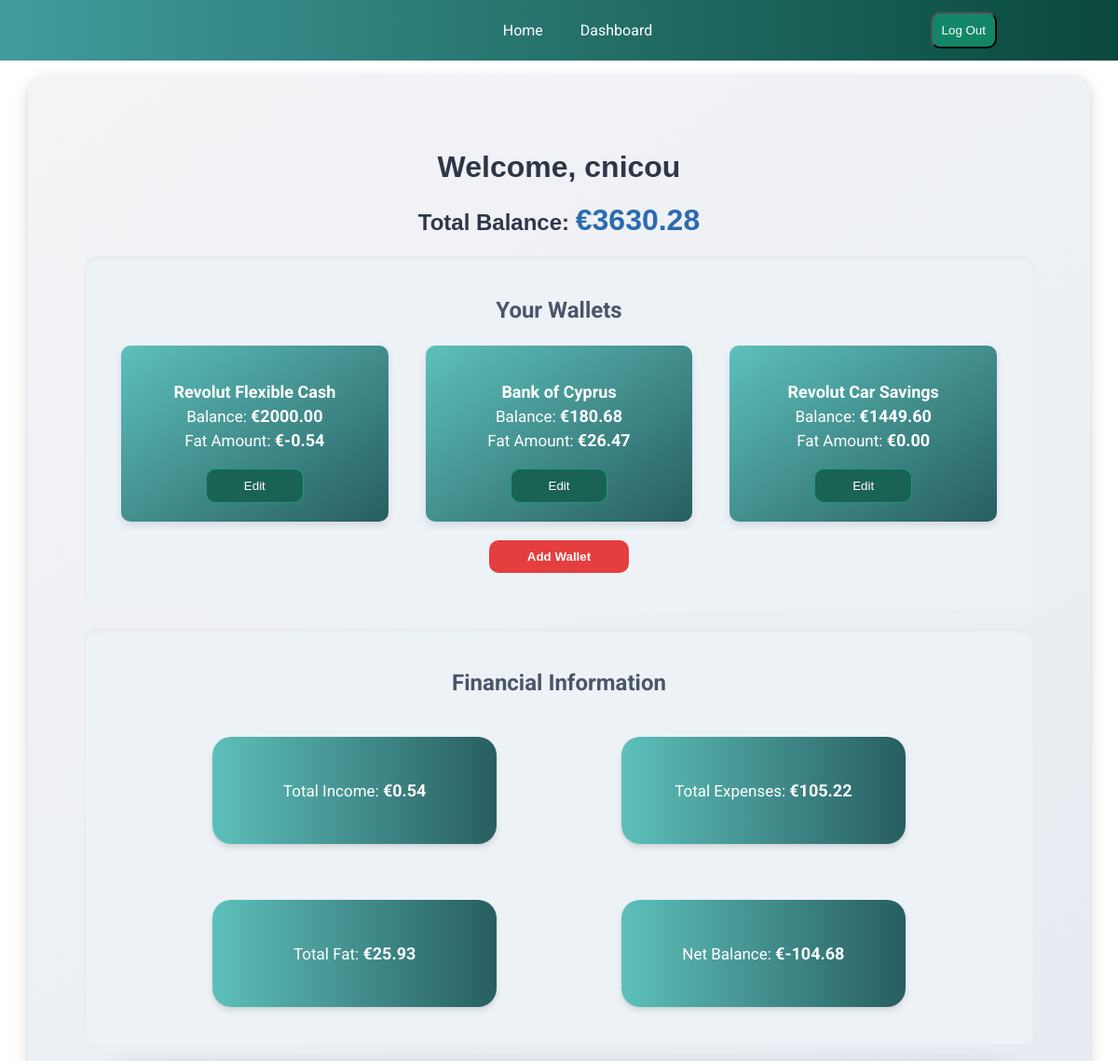
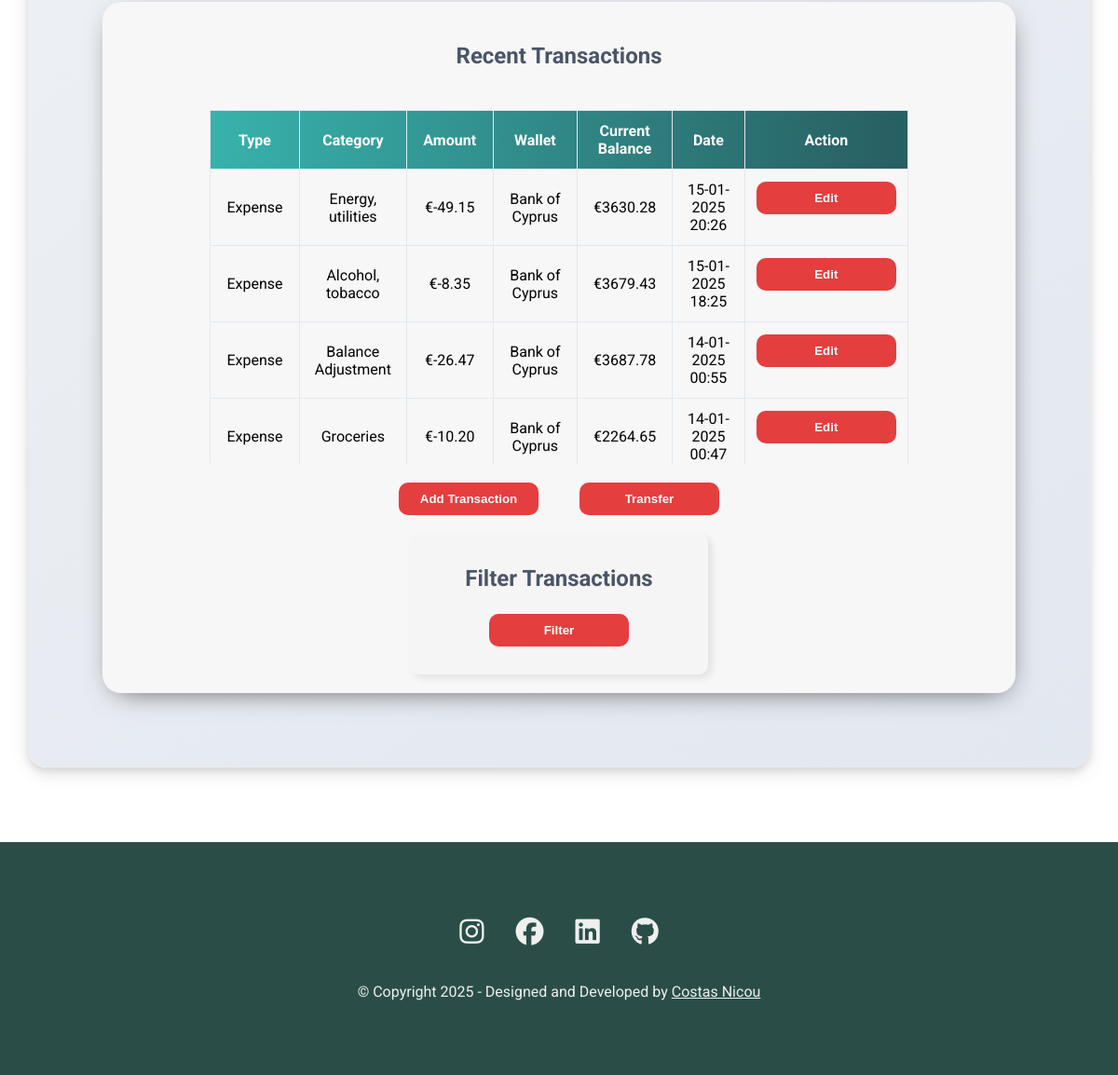
The page /dashboard/cnicou/ (signed in) on the database its author committed (2 pictures, top to bottom).
### dashboard/models.py (models this page shows, shortened)
class Wallet(models.Model):
    CATEGORY_CHOICES = [
        ('Cash', 'Cash'),
        ('Debit Card', 'Debit Card'),
        ('Credit Card', 'Credit Card'),
        ('Bank Account', 'Bank Account'),
    ]
    user = models.ForeignKey(User, on_delete=models.CASCADE, related_name='wallets')
    name = models.CharField(max_length=100)
    category = models.CharField(max_length=50, choices=CATEGORY_CHOICES)
    balance = models.DecimalField(max_digits=10, decimal_places=2, default=0.00)
    def __str__(self):
        return self.name

class Fat(models.Model):
    wallet = models.OneToOneField(Wallet, on_delete=models.CASCADE, related_name='fat')
    amount = models.DecimalField(max_digits=10, decimal_places=2, default=0.00)

class Transaction(models.Model):
    TYPE_CHOICES = [
        ('Income', 'Income'),
        ('Expense', 'Expense'),
    ]
    CATEGORY_CHOICES = [
        ('Food & Drinks', [
            ('Bar, cafe','Bar, cafe'),
            ('Groceries','Groceries'),
            ('Restaurant, fast-food','Restaurant, fast-food'),
        ]),
        ('Shopping', [
            ('Clothes & Shoes','Clothes & Shoes'),
            ('Drug-store, chemist','Drug-store, chemist'),
            ('Restaurant, fast-food','Restaurant, fast-food'),
            ('Electronics, accessories','Electronics, accessories'),
            ('Free time','Free time'),
            ('Gifts, joy','Gifts, joy'),
            ('Stationary, tools','Stationary, tools'),
        ]),
        ('Housing', [
            ('Energy, utilities','Energy, utilities'),
            ('Maintenance, repairs','Maintenance, repairs'),
            ('Property insurance','Property insurance'),
            ('Rent','Rent'),
            ('Services','Services'),
        ]),
        ('Transportation', [
            ('Business trips','Business trips'),
            ('Long Distance','Long Distance'),
            ('Public transport','Public transport'),
            ('Taxi','Taxi'),
        ]),
        ('Vehicle', [
            ('Fuel', 'Fuel'),
            ('Leasing', 'Leasing'),
            ('Parking', 'Parking'),
            ('Rentals', 'Rentals'),
            ('Vehicle insurance', 'Vehicle insurance'),
            ('Vehicle maintenance', 'Vehicle maintenance'),
            ('Rentals', 'Rentals'),
        ]),
        ('Life & Entertainment', [
            ('Active sport, fitness', 'Active sport, fitness'),
            ('Alcohol, tobacco', 'Alcohol, tobacco'),
            ('Books, audio, subscriptions', 'Books, audio, subscriptions'),
            ('Charity, gifts', 'Charity, gifts'),
            ('Culture, sport events', 'Culture, sport events'),
            ('Education, development', 'Education, development'),
            ('Health care, doctor', 'Health care, doctor'),
            ('Hobbies', 'Hobbies'),
            ('Life Events', 'Life Events'),
            ('Lottery, gambling', 'Lottery, gambling'),
            ('TV, steaming', 'TV, steaming'),
            ('Wellness, beauty', 'Wellness, beauty'),
        ]),
        ('Communication, PC', [
            ('Internet', 'Internet'),
            ('Phone, cell phone', 'Phone, cell phone'),
            ('Postal services', 'Postal services'),
            ('Software, apps, games', 'Software, apps, games'),
        ]),
        ('Financial expenses', [
            ('Advisory', 'Advisory'),
            ('Charges, fees', 'Charges, fees'),
            ('Postal services', 'Postal services'),
            ('Child Support', 'Child Support'),
            ('Fines', 'Fines'),
            ('Insurances', 'Insurances'),
            ('Loan, interests', 'Loan, interests'),
            ('Taxes', 'Taxes'),
        ]),
        ('Investments', [
            ('Collections', 'Collections'),
            ('Financial Investments', 'Financial Investments'),
            ('Realty', 'Realty'),
            ('Savings', 'Savings'),
            ('Vehicles, chattels', 'Vehicles, chattels'),
        ]),
         ('Income', [
            ('Wage, invoices', 'Wage, invoices'),
            ('Sale', 'Sale'),
            ('Checks, coupons', 'Checks, coupons'),
            ('Child Support', 'Child Support'),
            ('Dues & grants', 'Dues & grants'),
            ('Gifts', 'Gifts'),
            ('Interest, dividents', 'Interest, dividents'),
            ('Lending, renting', 'Lending, renting'),
            ('Lottery, gambling', 'Lottery, gambling'),
            ('Refunds (tax,purchase)', 'Refunds (tax,purchase)'),
            ('Rental Income', 'Rental Income'),
        ]),
        ('Balance Adjustment','Balance Adjustment'),
        ('Other','Other'),
    ]
    wallet = models.ForeignKey(Wallet, on_delete=models.CASCADE, related_name='transactions')
    type = models.CharField(max_length=10, choices=TYPE_CHOICES)
    category = models.CharField(max_length=100)  # Main category
    amount = models.DecimalField(max_digits=10, decimal_places=2)
    timestamp = models.DateTimeField(auto_now_add=True)
    total_balance = models.DecimalField(max_digits=15, decimal_places=2, default=Decimal('0.00'))  # New field

### dashboard/views.py (the view, shortened to what this page needs)
# urls.py: path('<str:user>/', views.dashboard, name='dashboard'),
@login_required
def dashboard(request,user):
    if request.user.username != user:
        return render(request, "403.html", status=403)
    wallet_form = WalletForm()
    transaction_form = TransactionForm(user=request.user)
    is_dashboard = True
    wallets = Wallet.objects.filter(user=request.user)
    wallet_forms = {wallet.id: WalletForm(instance=wallet) for wallet in wallets}
    transactions = Transaction.objects.filter(wallet__user=request.user).order_by('-timestamp')
    for transaction in transactions:
        transaction.edit_form = TransactionForm(instance=transaction, user=request.user)
    total_fat = Decimal(Fat.objects.aggregate(total=Sum('amount'))['total'] or Decimal('0.00'))
    total_balance = Decimal(sum(Decimal(wallet.balance) for wallet in wallets))
    total_income = Decimal(Transaction.objects.filter(wallet__user=request.user, type='Income').aggregate(total=Sum('amount'))['total'] or Decimal('0.00'))
    total_expenses = Decimal(Transaction.objects.filter(wallet__user=request.user, type='Expense').aggregate(total=Sum('amount'))['total'] or Decimal('0.00'))
    net_balance = Decimal(total_income) - Decimal(total_expenses)
    transferform = WalletTransferForm()
    transferform.fields['source_wallet'].queryset = Wallet.objects.filter(user=request.user)
    transferform.fields['destination_wallet'].queryset = Wallet.objects.filter(user=request.user)
    filter_transactions_form = TransactionFilterForm(data=request.GET, user=request.user)
    if filter_transactions_form.is_valid():
        start_date = filter_transactions_form.cleaned_data.get('start_date')
        end_date = filter_transactions_form.cleaned_data.get('end_date')
        wallet = filter_transactions_form.cleaned_data.get('wallet')
        category = filter_transactions_form.cleaned_data.get('category')
        transaction_type = filter_transactions_form.cleaned_data.get('type')
        if transaction_type:
            transactions = transactions.filter(type=transaction_type)
        if start_date:
            start_datetime = timezone.make_aware(datetime.combine(start_date, datetime.min.time()))
            transactions = transactions.filter(timestamp__gte=start_datetime)
        if end_date:
            end_date = timezone.make_aware(datetime.combine(end_date, datetime.max.time()))
            transactions = transactions.filter(timestamp__lte=end_date)
        if wallet:
            transactions = transactions.filter(wallet=wallet)
        if category:
            transactions = transactions.filter(category=category)
        if 'reset-btn' in request.GET:
            return redirect('dashboard')
    return render(request, 'dashboard/dashboard.html', {
        'wallets': wallets,
        'wallet_forms': wallet_forms,
        'transactions': transactions,
        'total_balance': total_balance,
        'wallet_form': wallet_form,
        'transaction_form': transaction_form,
        'total_income': total_income,
        'total_expenses': total_expenses,
        'net_balance': net_balance,
        'total_fat': total_fat,
        'transferform':transferform,
        'filter_transactions_form':filter_transactions_form,
        'user': request.user,
        'is_dashboard':is_dashboard,
    })

### dashboard/templates/dashboard/dashboard.html (shortened to what this page needs)
{% extends 'dashboard/base.html'%}
{% load custom_filters %}
{% load static %}
{% block main %}
<div class="dashboard wrapper  ">
    <h1>Welcome, {{ user.username }}</h1>
    <h2>Total Balance: <span class="total-balance">€{{ total_balance }}</span></h2>
    <section class="wallet-section dashboard-shadow">
        <h3>Your Wallets</h3>
        <div class="wallets">
            <div class="wallet-flex">
                {% for wallet in wallets %}
                    <div class="wallet">
                        <p>
                        <span class="wallet-header"><strong>{{ wallet.name }}</strong></span><br>
                        Balance: <span class="wallet-amount"> €{{ wallet.balance }}</span><br>
                        {% if wallet.fat %}
                        Fat Amount: <span class="wallet-amount"> €{{ wallet.fat.amount }}</span>
                        {% else %}
                            No Fat data available.
                        {% endif %}
                        </p>
                        <button type="button" class="wallet-btn open-edit-wallet-modal" onclick="openEditWalletModal({{ wallet.id }})" data-toggle="modal" data-target="#editWalletModal{{ wallet.id }}">
                            Edit
                        </button>
                    </div>
                    {% empty %}
                      <p>No Wallets available</p>
                {% endfor %}
            </div>
            <button class="dashboard-btn open-wallet-modal show-form" onclick="openWalletModal()">Add Wallet</button>
        </div>
    </section>
    <section class="sum dashboard-shadow">
        <h3>Financial Information</h3>
        <div class="dashboard-flex">
            <div class="dashboard-view income">
                <p>Total Income: <span class="dashboard-amount">€{{ total_income|default:0.00|floatformat:2 }}</span></p>
            </div>
            <div class="dashboard-view expenses">
                <p>Total Expenses:  <span class="dashboard-amount">€{{ total_expenses|default:0.00|floatformat:2 }}</span></p>
            </div>
            <div class="dashboard-view fat">
                <p>Total Fat: <span class="dashboard-amount">€{{ total_fat|default:0.00|floatformat:2  }}</span></p>
            </div>
            <div class="dashboard-view net">
                <p>Net Balance: <span class="dashboard-amount">€{{ net_balance|default:0.00|floatformat:2  }}</span></p>
            </div>
        </div>
    </section>
    <section class="transactions-section dashboard-shadow">
        <h3>Recent Transactions</h3>
        <div class="transaction-section-wrapper">
            <table border="1">
                <thead>
                    <tr>
                        <th width="100">Type</th>
                        <th width="100">Category</th>
                        <th width="100">Amount</th>
                        <th width="100">Wallet</th>
                        <th width="100">Current Balance</th>
                        <th width="150">Date</th>
                        <th width="100">Action</th>
                    </tr>
                </thead>
                <tbody>
                    {% for transaction in transactions %}
                        <tr>
                            <td class="transaction-type">{{ transaction.type }}</td>
                            <td>{{ transaction.category }}</td>
                            <td>
                                {% if transaction.type == "Expense" or transaction.category == "Balance Adjustment Decrease" %}
                                    €-{{ transaction.amount }}
                                {% else %}
                                    €+{{ transaction.amount }}
                                {% endif %}
                            </td>
                            <td>{{ transaction.wallet.name }}</td>
                            <td>€{{ transaction.total_balance }}</td>
                            <td>{{ transaction.timestamp|date:"d-m-Y H:i" }}</td>
                            <td>
                                {% if transaction.type == 'Transfer' %}
                                    <p>No Action</p>
                                {% else %}
                                    <button type="button" class="dashboard-btn transfer-edit"  onclick="openEditTransModal({{ transaction.id }})" data-toggle="modal" data-target="#editTransactionModal{{ transaction.id }}">
                                        Edit
                                    </button>
                                {% endif %}
                            </td>
                        </tr>
                        {% empty %}
                        <tr>
                            <td colspan="7">No transactions available.</td>
                        </tr>
                    {% endfor %}
                </tbody>
            </table>
        </div>
        <button class="dashboard-btn open-trans-modal show-form" onclick="openTransModal()">Add Transaction</button>
        <button class="dashboard-btn open-transfer-modal show-form" onclick="openTransferModal()">Transfer</button>
        <div class="filter-transactions">
            <h3>Filter Transactions</h3>
            <button onclick="openfilterTransModal()" class="open-filter-form dashboard-btn" >Filter</button>
        </div>
    </section>
</div>
{% endblock %}

### rows shown on the page
Wallet: name "Revolut Flexible Cash", balance "2000.00", fat.amount "-0.54"
Wallet: name "Bank of Cyprus", balance "180.68", fat.amount "26.47"
Wallet: name "Revolut Car Savings", balance "1449.60", fat.amount "0.00"

### other values the page prints
{{ user.username }} "cnicou"
{{ total_balance }} "3630.28"
{{ total_income|default:0.00|floatformat:2 }} "0.54"
{{ total_expenses|default:0.00|floatformat:2 }} "105.22"
{{ total_fat|default:0.00|floatformat:2 }} "25.93"
{{ net_balance|default:0.00|floatformat:2 }} "-104.68"
